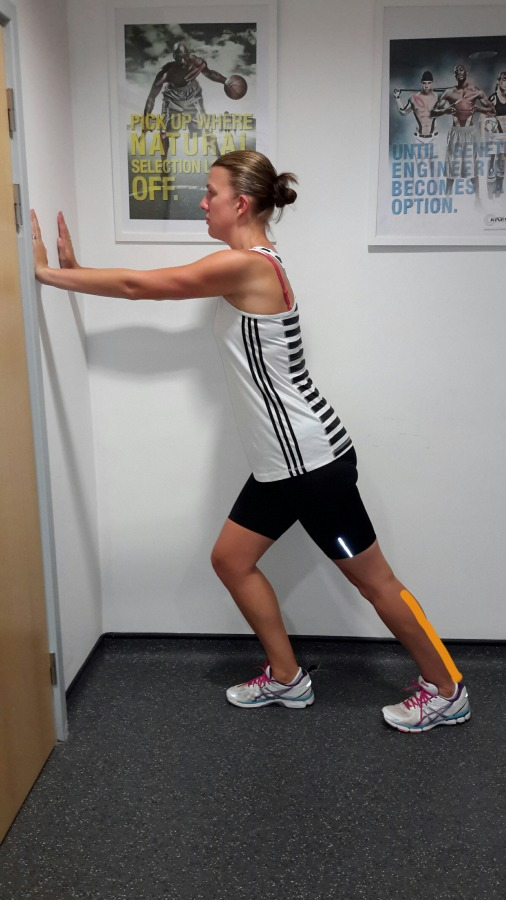
#> input picture classification model/yoga_poses/test/calf_stretch/Standing-Calf-Stretch-resized-900h.jpg, 506 x 900 px, found by its file name; its folder holds 4 pictures in this run
$ python data_augmentation.py
#> lines starting #> are read from the running program, lines starting #| are printed output that depends on the picture
# Write a script to take all the jpegs in the folder and create horizontally flipped images of the same

import os
import cv2
import numpy as np

FOLDER_NAME = 'calf_stretch'

def flip_images(images_folder):
#> called with images_folder = 'calf_stretch'
    for image_name in os.listdir(images_folder):
        if not image_name.endswith('.jpg') and not image_name.endswith('.jpeg') and not image_name.endswith('.png'):
            continue
        image_path = os.path.join(images_folder, image_name)
        image = cv2.imread(image_path)
#> image is the input picture: shape (900, 506, 3); mean B, G, R 118.2, 121, 125.5
        flipped_image = cv2.flip(image, 1)
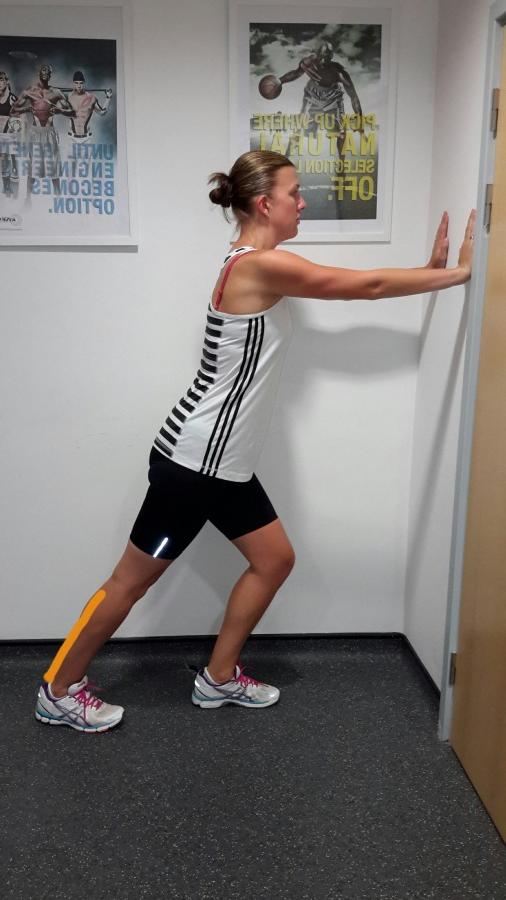
#> flipped_image: shape (900, 506, 3); mean B, G, R 118.2, 121, 125.5
        flipped_image_path = os.path.join(images_folder, 'flipped', image_name.split('.')[0] + '_flipped.jpg')
        # flipped_image_path = os.path.join(images_folder,'_flipped.jpg')
        print("Saving", flipped_image_path)
        cv2.imwrite(flipped_image_path, flipped_image)
#> pass 2 of the loop in flip_images, `for image_name in os.listdir(images_folder):`:
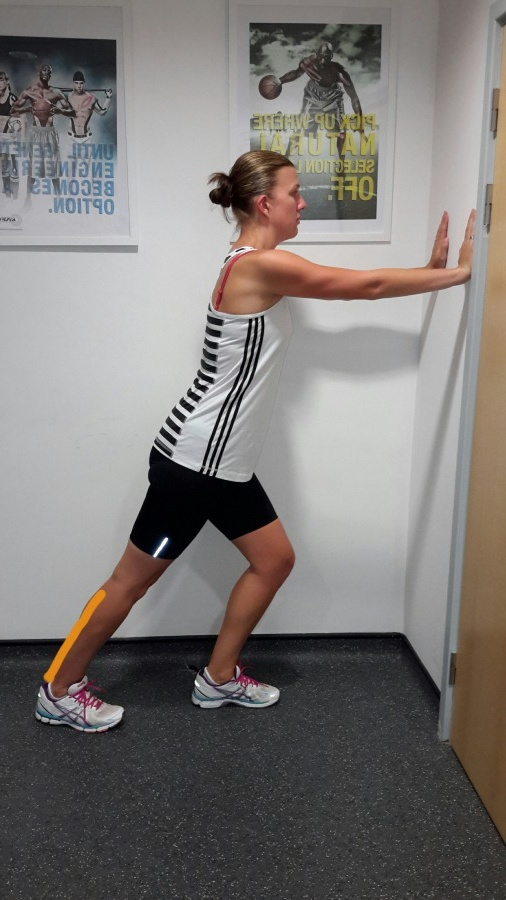
#> input picture classification model/yoga_poses/test/calf_stretch/Standing-Calf-Stretch-resized-900h_flipped.jpg, 506 x 900 px, found by its file name
#> in flip_images, image is the input picture: shape (900, 506, 3); mean B, G, R 118.2, 121, 125.5
#> in flip_images, `flipped_image = cv2.flip(image, 1)`:
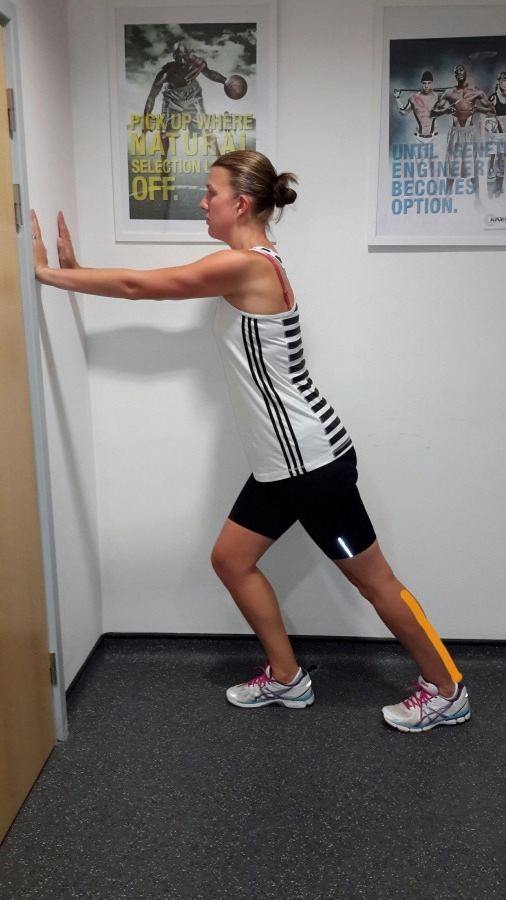
#> flipped_image: shape (900, 506, 3); mean B, G, R 118.2, 121, 125.5
#> pass 3 of the loop in flip_images, `for image_name in os.listdir(images_folder):`:
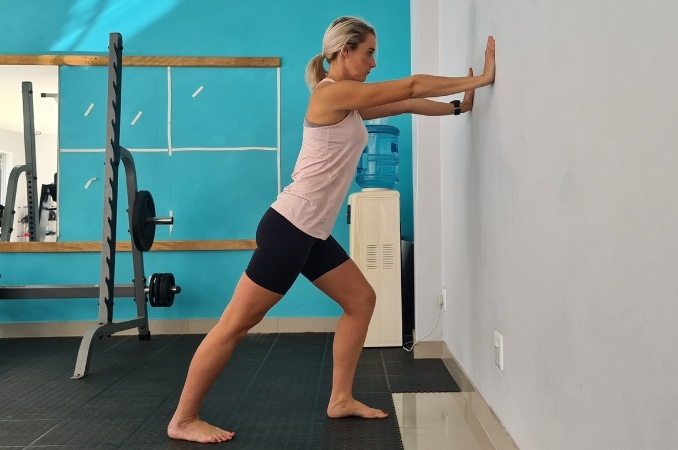
#> input picture classification model/yoga_poses/test/calf_stretch/Standing-Calf-Stretch.jpg, 678 x 450 px, found by its file name
#> in flip_images, image is the input picture: shape (450, 678, 3); mean B, G, R 139, 141.8, 122.1
#> in flip_images, `flipped_image = cv2.flip(image, 1)`:
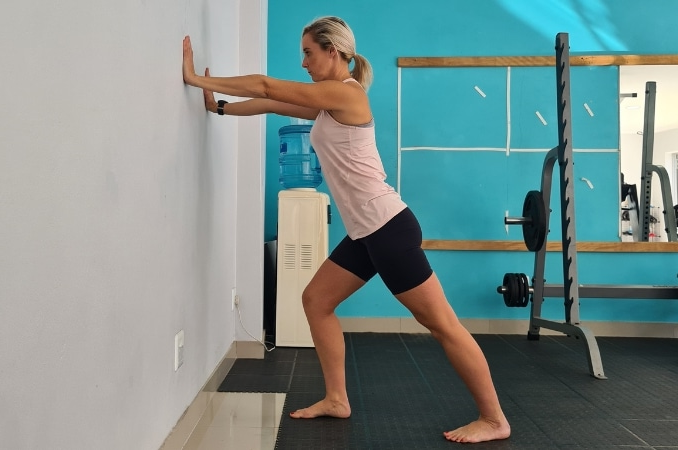
#> flipped_image: shape (450, 678, 3); mean B, G, R 139, 141.8, 122.1
#> the loop made 4 passes; the first 3 are shown

flip_images(FOLDER_NAME)
